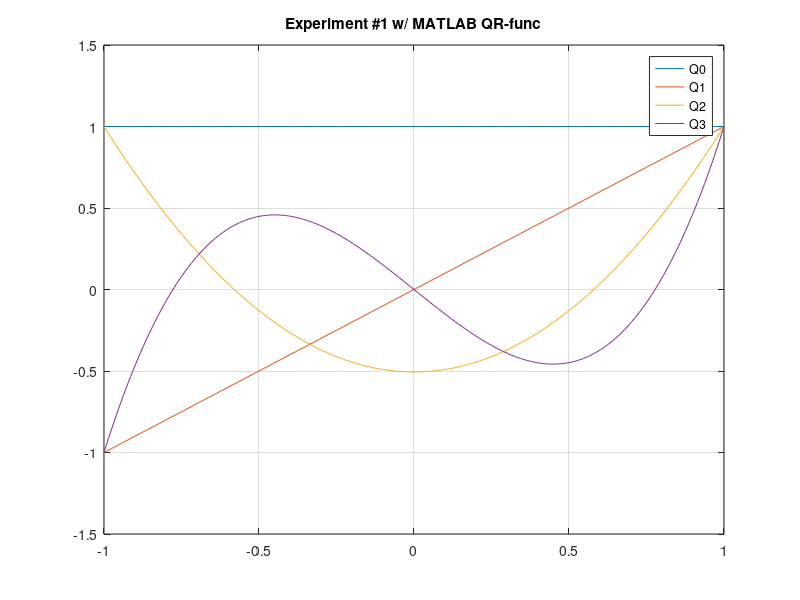
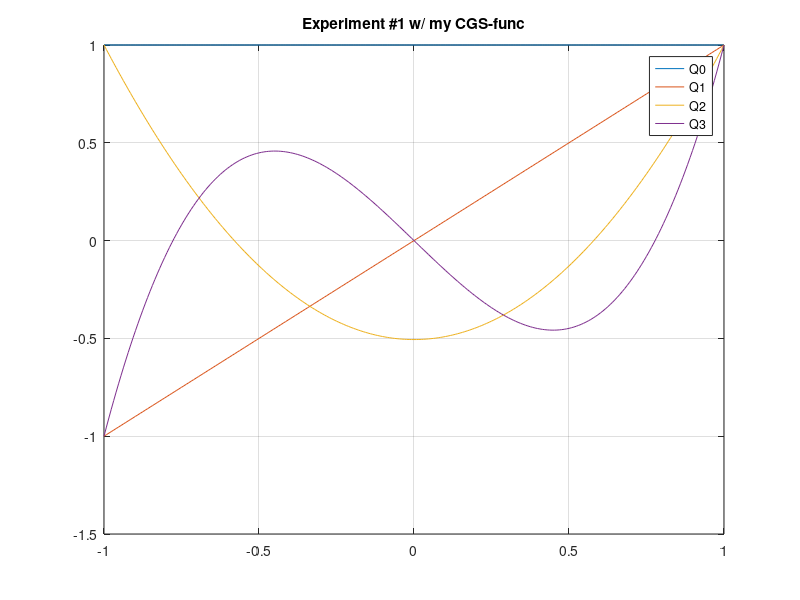
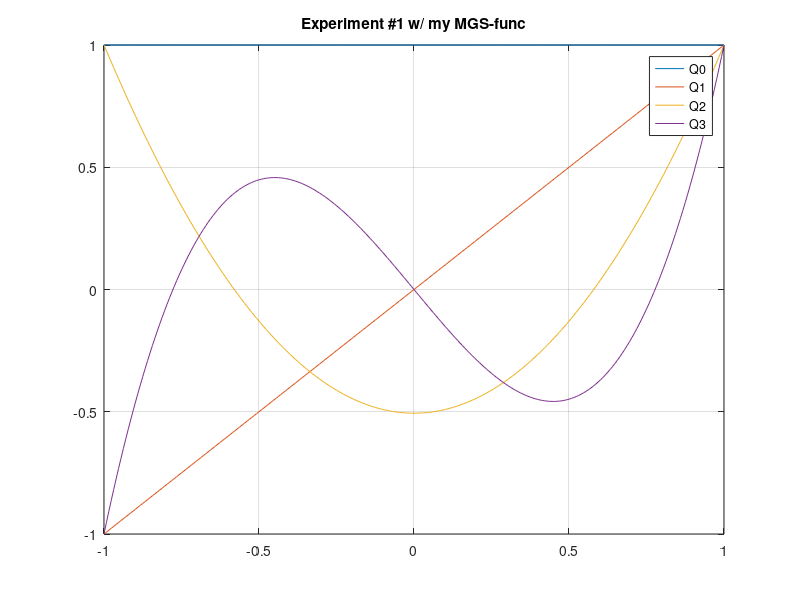
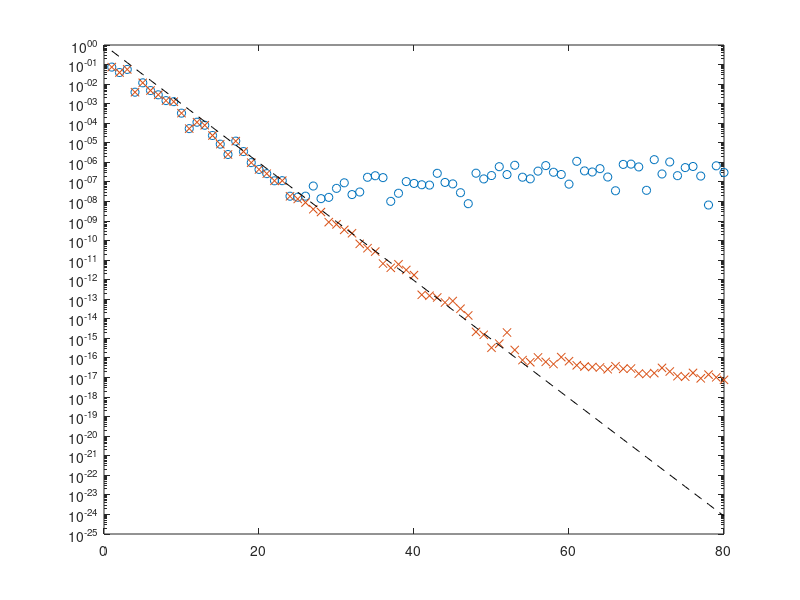

These figures' MATLAB source, in order: (Note: this script raises an error after producing the figures.)
%% MATH 543 - Homework 4
% By Parham Khodadi
clear; clc; close all;

%% Modified Gram-Schmidt (MGS) Function
% As found on page 58 (Algorithm 8.1) of Textbook

function [Q,R] = qr_mgs(A)
    [m,n] = size(A);
    Q = zeros(m,n,class(A));
    R = zeros(n,n,class(A));
    V = A; 
    
    for i = 1:n
        R(i,i) = norm(V(:,i),2); 
        Q(:,i) = V(:,i) / R(i,i);
        
        for j = (i+1):n
            R(i,j) = Q(:,i)' * V(:,j);
            V(:,j) = V(:,j) - R(i,j) * Q(:,i);
        end
    end
end

%% Classical Gram–Schmidt (CGS) Function
% Based on page 23 of Notes #6.
% Copied over from HW3
function [Q,R] = qr_cgs(A)
    [m,n] = size(A);
    Q = zeros(m,n,class(A));
    R = zeros(n,n,class(A));

    for k = 1:n
        v = A(:,k);

        for i = 1:k-1
            R(i,k) = Q(:,i)' * A(:,k);
            v = v - R(i,k) * Q(:,i);
        end

        R(k,k) = norm(v,2);

        % Avoid dividing by zero when setting Q(:,k) to v/R(k,k)
        if R(k,k) == 0
            Q(:,k) = zeros(m,1,class(A));
        else
            Q(:,k) = v / R(k,k);
        end
    end
end



%% Experiment #1 (basically 9.1(a))
% Check if graphs match Figure 7.1
% And check if they match each other

x = (-128:128)'/128;
A = [x.^0, x.^1, x.^2, x.^3];

% Built in QR function
figure(1);
[Q,R] = qr(A,0);
scale = Q(257,:);
Q = Q*diag(1./scale);
plot(x,Q);
title("Experiment #1 w/ MATLAB QR-func")
legend("Q0","Q1","Q2","Q3","Location","best")
grid on
exportgraphics(gcf, 'Figures\E1_QR.eps', 'ContentType', 'vector');

% My CGS Function
figure(2);
[Q,R] = qr_cgs(A);
scale = Q(257,:);
Q = Q*diag(1./scale);
plot(x,Q);
title("Experiment #1 w/ my CGS-func")
legend("Q0","Q1","Q2","Q3","Location","best")
grid on
exportgraphics(gcf, 'Figures\E1_CGS.eps', 'ContentType', 'vector');

% My MGS Function
figure(3);
[Q,R] = qr_mgs(A);
scale = Q(257,:);
Q = Q*diag(1./scale);
plot(x,Q);
title("Experiment #1 w/ my MGS-func")
legend("Q0","Q1","Q2","Q3","Location","best")
grid on
exportgraphics(gcf, 'Figures\E1_MGS.eps', 'ContentType', 'vector');


%% Experiment #2
[U,X] = qr(randn(80));
[V,X] = qr(randn(80));
S = diag(2.^(-1:-1:-80));

A = U*S*V;

[QC,RC] = qr_cgs(A);
[QM,RM] = qr_mgs(A);

% Plot diagonal elements r_jj vs j on a logarithmic scale
figure(4);
j = 1:80;
semilogy(j, abs(diag(RC)), 'o', 'DisplayName', 'CGS (r_{jj})');
hold on;
semilogy(j, abs(diag(RM)), 'x', 'DisplayName', 'MGS (r_{jj})');
semilogy(j, 2.^(-j), '--k', 'DisplayName', '2^{-j}');
yline(sqrt(eps), '--r', 'DisplayName', '\surd\epsilon_{machine}');
yline(eps, '--b', 'DisplayName', '\epsilon_{machine}');
hold off;
xlabel('j');
ylabel('|r_{jj}|');
title('Experiment #2 Diagonal Elements of R on Logarithmic Scale');
legend('Location','best');
grid on;
exportgraphics(gcf, 'Figures\E2.eps', 'ContentType', 'vector');


%% Exercise 9.1(b)
x = (-128:128)'/128;
A = [x.^0, x.^1, x.^2, x.^3];

% QR to get approximate Legendre polynomials
[Q, R] = qr_mgs(A);
scale = Q(257,:);         % values at x=1
Q = Q * diag(1./scale);   % normalize so P_k(1) = 1

% Exact Legendre polynomials (Eq. 7.11)
P_exact = zeros(257, 4);
P_exact(:,1) = ones(257,1);            % P0
P_exact(:,2) = x;                      % P1
P_exact(:,3) = (3*x.^2 - 1) / 2;       % P2
P_exact(:,4) = (5*x.^3 - 3*x) / 2;     % P3

% Compute and plot the errors
figure;
for k = 1:4
    subplot(2,2,k);
    err = Q(:,k) - P_exact(:,k);
    plot(x, err, '.-');
    title(sprintf('Error in P_%d, max|err| = %.2e', k-1, max(abs(err))));
    xlabel('x'); ylabel('error');
    grid on;
end
sgtitle('Exercise 9.1(b): Errors on 257-point grid (\Deltax = 2^{-7})');
exportgraphics(gcf, 'Figures\9_1_b.eps', 'ContentType', 'vector');

%% Exercise 9.1(c)
figure;
v_values = 2:10;

for k = 0:3
    subplot(2,2,k+1);
    max_errors = zeros(size(v_values));
    
    for idx = 1:length(v_values)
        v = v_values(idx);
        m = 2^v;                          % number of subintervals
        x_v = (-m:m)' / m;                % (2m+1)-point grid on [-1,1]
        A_v = [x_v.^0, x_v.^1, x_v.^2, x_v.^3];
        
        [Q_v, ~] = qr_mgs(A_v);
        sc = Q_v(end,:);                   % value at x=1
        Q_v = Q_v * diag(1./sc);
        
        % Exact Legendre polynomial P_k
        switch k
            case 0, P_ex = ones(size(x_v));
            case 1, P_ex = x_v;
            case 2, P_ex = (3*x_v.^2 - 1)/2;
            case 3, P_ex = (5*x_v.^3 - 3*x_v)/2;
        end
        
        max_errors(idx) = max(abs(Q_v(:,k+1) - P_ex));
    end
    
    % Log-log plot: max error vs Delta_x
    semilogy(v_values, max_errors, 'o-', 'LineWidth', 1.5);
    xlabel('\nu  (\Deltax = 2^{-\nu})');
    ylabel('max |error|');
    title(sprintf('Convergence for P_%d', k));
    grid on;
end
sgtitle('Exercise 9.1(c): Convergence as \Deltax \rightarrow 0');
exportgraphics(gcf, 'Figures\9_1_c.eps', 'ContentType', 'vector');

%% Exercise 9.2
m = 20;
A = eye(m) + 2*diag(ones(m-1,1), 1);  % Toeplitz matrix

% (a) Eigenvalues, determinant, rank
eigenvalues = eig(A);
fprintf('Eigenvalues are all 1: %d\n', all(abs(eigenvalues - 1) < 1e-12));
fprintf('Determinant: %g\n', det(A));
fprintf('Rank: %d\n', rank(A));

% (b) Inverse
A_inv = inv(A);
disp('Top-right corner of A^{-1}:');
disp(A_inv(1:min(5,m), max(1,m-4):m));

% (c) Singular values
s = svd(A);
sigma_m = s(end);
bound = sqrt(3 / (4^m - 1));
fprintf('sigma_m = %e\n', sigma_m);
fprintf('Upper bound = %e\n', bound);
fprintf('Bound holds: %d\n', sigma_m <= bound + 1e-12);
